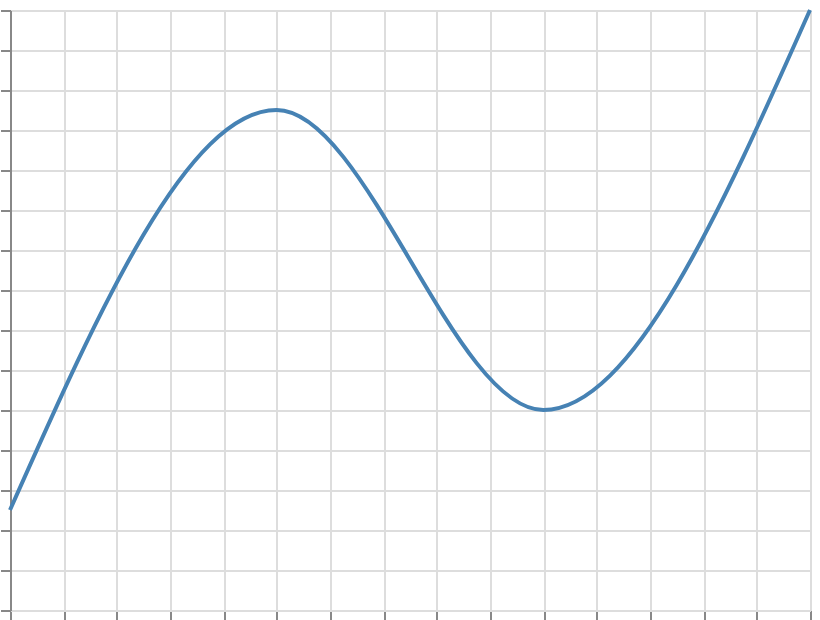

Here is the Vega-Lite specification saved for this chart:
### Vega specification from a JSON file in a GitHub repository (floating-point values rounded to 4 significant figures)
{"$schema": "https://vega.github.io/schema/vega/v6.json", "width": 400, "height": 300, "padding": 5, "autosize": "none", "data": [{"name": "table", "values": [{"x": 0, "y": 5}, {"x": 1, "y": 25}, {"x": 2, "y": 10}, {"x": 3, "y": 30}]}], "scales": [{"name": "x", "type": "linear", "domain": {"data": "table", "field": "x"}, "range": "width", "nice": true}, {"name": "y", "type": "linear", "domain": {"data": "table", "field": "y"}, "range": [{"signal": "height"}, 0], "nice": true}], "marks": [{"type": "line", "from": {"data": "table"}, "encode": {"update": {"x": {"scale": "x", "field": "x"}, "y": {"scale": "y", "field": "y"}, "stroke": {"value": "steelblue"}, "strokeWidth": {"value": 2}, "interpolate": {"value": "monotone"}}}}], "axes": [{"scale": "x", "orient": "bottom", "grid": true, "labels": false}, {"scale": "y", "orient": "left", "grid": true, "labels": false}]}
